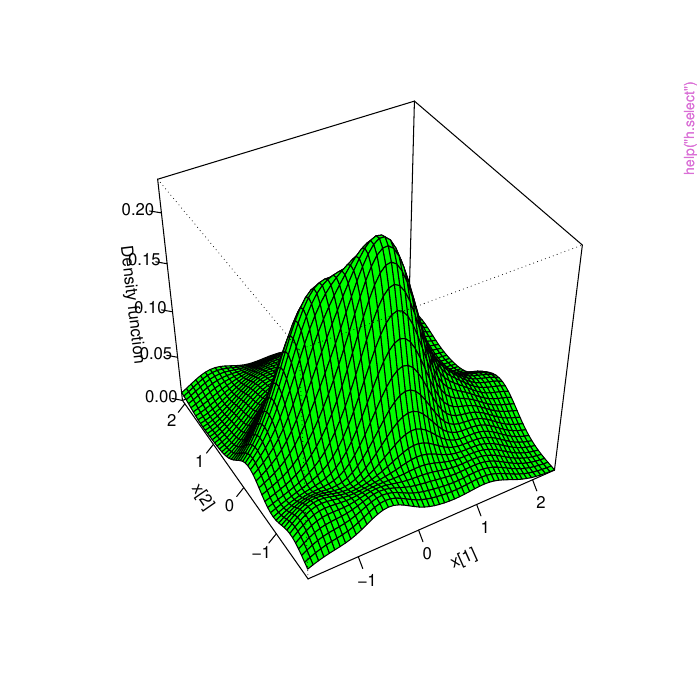

Reproduce this figure in R.
pkgname <- "sm"
source(file.path(R.home("share"), "R", "examples-header.R"))
options(warn = 1)
base::assign(".ExTimings", "sm-Ex.timings", pos = 'CheckExEnv')
base::cat("name\tuser\tsystem\telapsed\n", file=base::get(".ExTimings", pos = 'CheckExEnv'))
base::assign(".format_ptime",
function(x) {
  if(!is.na(x[4L])) x[1L] <- x[1L] + x[4L]
  if(!is.na(x[5L])) x[2L] <- x[2L] + x[5L]
  options(OutDec = '.')
  format(x[1L:3L], digits = 7L)
},
pos = 'CheckExEnv')

### * </HEADER>
library('sm')

base::assign(".oldSearch", base::search(), pos = 'CheckExEnv')
base::assign(".old_wd", base::getwd(), pos = 'CheckExEnv')
cleanEx()
nameEx("binning")
### * binning

flush(stderr()); flush(stdout())

base::assign(".ptime", proc.time(), pos = "CheckExEnv")
### Name: binning
### Title: Construct frequency table from raw data in 1, 2 or 3 dimensions.
### Aliases: binning
### Keywords: nonparametric

### ** Examples

# example of 1-d use
x  <- rnorm(1000)
xb <- binning(x)
xb <- binning(x, breaks=seq(-4,4,by=0.5))
# example of 2-d use
x <- rnorm(1000)
y <- 2*x + 0.5*rnorm(1000)
x <- cbind(x, y)
xb<- binning(x, nbins=12)



base::assign(".dptime", (proc.time() - get(".ptime", pos = "CheckExEnv")), pos = "CheckExEnv")
base::cat("binning", base::get(".format_ptime", pos = 'CheckExEnv')(get(".dptime", pos = "CheckExEnv")), "\n", file=base::get(".ExTimings", pos = 'CheckExEnv'), append=TRUE, sep="\t")
cleanEx()
nameEx("h.select")
### * h.select

flush(stderr()); flush(stdout())

base::assign(".ptime", proc.time(), pos = "CheckExEnv")
### Name: h.select
### Title: Selection of the smoothing parameter
### Aliases: h.select
### Keywords: nonparametric regression smooth

### ** Examples

x <- rnorm(50)
h.select(x)
h.select(x, method = "sj")

x <- matrix(rnorm(100), ncol = 2)
h.select(x)
sm.density(x, method = "cv")

x <- rnorm(50)
y <- x^2 + rnorm(50)
h.select(x, y)
sm.regression(x, y, method = "aicc")

x <- matrix(rnorm(100), ncol = 2)
y <- x[,1]^2 + x[,2]^2 + rnorm(50)
h.select(x, y, method = "cv", structure.2d = "common")
sm.regression(x, y, df = 8)



base::assign(".dptime", (proc.time() - get(".ptime", pos = "CheckExEnv")), pos = "CheckExEnv")
base::cat("h.select", base::get(".format_ptime", pos = 'CheckExEnv')(get(".dptime", pos = "CheckExEnv")), "\n", file=base::get(".ExTimings", pos = 'CheckExEnv'), append=TRUE, sep="\t")
cleanEx()
nameEx("hcv")
### * hcv

flush(stderr()); flush(stdout())

base::assign(".ptime", proc.time(), pos = "CheckExEnv")
### Name: hcv
### Title: Cross-validatory choice of smoothing parameter
### Aliases: hcv
### Keywords: nonparametric smooth

### ** Examples

#  Density estimation

x <- rnorm(50)
par(mfrow=c(1,2))
h.cv <- hcv(x, display="lines", ngrid=32)
sm.density(x, h=hcv(x))
par(mfrow=c(1,1))

#  Nonparametric regression

x <- seq(0, 1, length = 50)
y <- rnorm(50, sin(2 * pi * x), 0.2)
par(mfrow=c(1,2))
h.cv <- hcv(x, y, display="lines", ngrid=32)
sm.regression(x, y, h=hcv(x, y))
par(mfrow=c(1,1))



base::assign(".dptime", (proc.time() - get(".ptime", pos = "CheckExEnv")), pos = "CheckExEnv")
base::cat("hcv", base::get(".format_ptime", pos = 'CheckExEnv')(get(".dptime", pos = "CheckExEnv")), "\n", file=base::get(".ExTimings", pos = 'CheckExEnv'), append=TRUE, sep="\t")
graphics::par(get("par.postscript", pos = 'CheckExEnv'))
cleanEx()
nameEx("hnorm")
### * hnorm

flush(stderr()); flush(stdout())

base::assign(".ptime", proc.time(), pos = "CheckExEnv")
### Name: hnorm
### Title: Normal optimal choice of smoothing parameter in density
###   estimation
### Aliases: hnorm
### Keywords: nonparametric smooth

### ** Examples

x <- rnorm(50)
hnorm(x)



base::assign(".dptime", (proc.time() - get(".ptime", pos = "CheckExEnv")), pos = "CheckExEnv")
base::cat("hnorm", base::get(".format_ptime", pos = 'CheckExEnv')(get(".dptime", pos = "CheckExEnv")), "\n", file=base::get(".ExTimings", pos = 'CheckExEnv'), append=TRUE, sep="\t")
cleanEx()
nameEx("hsj")
### * hsj

flush(stderr()); flush(stdout())

base::assign(".ptime", proc.time(), pos = "CheckExEnv")
### Name: hsj
### Title: Sheather-Jones choice of smoothing parameter for density
###   estimation
### Aliases: hsj
### Keywords: nonparametric smooth

### ** Examples

x <- rnorm(50)
hsj(x)



base::assign(".dptime", (proc.time() - get(".ptime", pos = "CheckExEnv")), pos = "CheckExEnv")
base::cat("hsj", base::get(".format_ptime", pos = 'CheckExEnv')(get(".dptime", pos = "CheckExEnv")), "\n", file=base::get(".ExTimings", pos = 'CheckExEnv'), append=TRUE, sep="\t")
cleanEx()
nameEx("mosses")
### * mosses

flush(stderr()); flush(stdout())

base::assign(".ptime", proc.time(), pos = "CheckExEnv")
### Name: mosses
### Title: Heavy metals in mosses in Galicia.
### Aliases: mosses
### Keywords: smooth regression

### ** Examples

## Not run: 
##D # Comparison of Co in March and September
##D    
##D with(mosses, {
##D 	
##D    nbins <- 12
##D    vgm.m <- sm.variogram(loc.m, Co.m, nbins = nbins, original.scale = TRUE,
##D                         ylim = c(0, 1.5))
##D    vgm.s <- sm.variogram(loc.s, Co.s, nbins = nbins, original.scale = TRUE,
##D                         add = TRUE, col.points = "blue")
##D                         
##D    trns <- function(x) (x / 0.977741)^4
##D    del <- 1000
##D    plot(vgm.m$distance.mean, trns(vgm.m$sqrtdiff.mean), type = "b",
##D          ylim = c(0, 1.5), xlab = "Distance", ylab = "Semi-variogram")
##D    points(vgm.s$distance.mean - del, trns(vgm.s$sqrtdiff.mean), type = "b",
##D          col = "blue", pch = 2, lty = 2)
##D 
##D    plot(vgm.m$distance.mean, trns(vgm.m$sqrtdiff.mean), type = "b",
##D          ylim = c(0, 1.5), xlab = "Distance", ylab = "Semi-variogram")
##D    points(vgm.s$distance.mean - del, trns(vgm.s$sqrtdiff.mean), type = "b",
##D          col = "blue", pch = 2, lty = 2)
##D    segments(vgm.m$distance.mean, trns(vgm.m$sqrtdiff.mean - 2 * vgm.m$se),
##D          vgm.m$distance.mean, trns(vgm.m$sqrtdiff.mean + 2 * vgm.m$se))
##D    segments(vgm.s$distance.mean - del, trns(vgm.s$sqrtdiff.mean - 2 * vgm.s$se),
##D          vgm.s$distance.mean - del, trns(vgm.s$sqrtdiff.mean + 2 * vgm.s$se),
##D          col = "blue", lty = 2)
##D 
##D    mn <- (vgm.m$sqrtdiff.mean + vgm.s$sqrtdiff.mean) / 2
##D    se <- sqrt(vgm.m$se^2 + vgm.s$se^2)
##D    plot(vgm.m$distance.mean, trns(vgm.m$sqrtdiff.mean), type = "n",
##D         ylim = c(0, 1.5), xlab = "Distance", ylab = "Semi-variogram")
##D    polygon(c(vgm.m$distance.mean, rev(vgm.m$distance.mean)),
##D         c(trns(mn - se), rev(trns(mn + se))),
##D         border = NA, col = "lightblue")  
##D    points(vgm.m$distance.mean, trns(vgm.m$sqrtdiff.mean))
##D    points(vgm.s$distance.mean, trns(vgm.s$sqrtdiff.mean), col = "blue", pch = 2)
##D 
##D    vgm1 <- sm.variogram(loc.m, Co.m, nbins = nbins, varmat = TRUE, 
##D                         display = "none")
##D    vgm2 <- sm.variogram(loc.s, Co.s, nbins = nbins, varmat = TRUE,
##D                         display = "none")
##D 
##D    nbin  <- length(vgm1$distance.mean)
##D    vdiff <- vgm1$sqrtdiff.mean - vgm2$sqrtdiff.mean
##D    tstat <- c(vdiff %*% solve(vgm1$V + vgm2$V) %*% vdiff)
##D    pval  <- 1 - pchisq(tstat, nbin)
##D    print(pval)
##D })
##D 
##D # Assessing isotropy for Hg in March
##D 
##D with(mosses, {
##D    sm.variogram(loc.m, Hg.m, model = "isotropic")
##D })
##D 
##D # Assessing stationarity for Hg in September
##D 
##D with(mosses, {
##D    vgm.sty <- sm.variogram(loc.s, Hg.s, model = "stationary")
##D    i <- 1
##D    image(vgm.sty$eval.points[[1]], vgm.sty$eval.points[[2]], vgm.sty$estimate[ , , i],
##D          col = topo.colors(20))
##D    contour(vgm.sty$eval.points[[1]], vgm.sty$eval.points[[2]], vgm.sty$sdiff[ , , i],
##D          col = "red", add = TRUE)
##D })
##D 
## End(Not run)



base::assign(".dptime", (proc.time() - get(".ptime", pos = "CheckExEnv")), pos = "CheckExEnv")
base::cat("mosses", base::get(".format_ptime", pos = 'CheckExEnv')(get(".dptime", pos = "CheckExEnv")), "\n", file=base::get(".ExTimings", pos = 'CheckExEnv'), append=TRUE, sep="\t")
cleanEx()
nameEx("nise")
### * nise

flush(stderr()); flush(stdout())

base::assign(".ptime", proc.time(), pos = "CheckExEnv")
### Name: nise
### Title: Integrated squared error between a density estimate and a Normal
###   density
### Aliases: nise
### Keywords: nonparametric smooth

### ** Examples

x <- rnorm(100)
nise(x)



base::assign(".dptime", (proc.time() - get(".ptime", pos = "CheckExEnv")), pos = "CheckExEnv")
base::cat("nise", base::get(".format_ptime", pos = 'CheckExEnv')(get(".dptime", pos = "CheckExEnv")), "\n", file=base::get(".ExTimings", pos = 'CheckExEnv'), append=TRUE, sep="\t")
cleanEx()
nameEx("nmise")
### * nmise

flush(stderr()); flush(stdout())

base::assign(".ptime", proc.time(), pos = "CheckExEnv")
### Name: nmise
### Title: mean integrated squared error for density estimation with normal
###   data
### Aliases: nmise
### Keywords: nonparametric smooth

### ** Examples

x  <- rnorm(50)
sd <- sqrt(var(x))
n  <- length(x)
h  <- seq(0.1, 2, length=32)
plot(h, nmise(sd, n, h), type = "l")



base::assign(".dptime", (proc.time() - get(".ptime", pos = "CheckExEnv")), pos = "CheckExEnv")
base::cat("nmise", base::get(".format_ptime", pos = 'CheckExEnv')(get(".dptime", pos = "CheckExEnv")), "\n", file=base::get(".ExTimings", pos = 'CheckExEnv'), append=TRUE, sep="\t")
cleanEx()
nameEx("nnbr")
### * nnbr

flush(stderr()); flush(stdout())

base::assign(".ptime", proc.time(), pos = "CheckExEnv")
### Name: nnbr
### Title: nearest neighbour distances from data in one or two dimensions
### Aliases: nnbr
### Keywords: nonparametric smooth

### ** Examples

x  <- rnorm(50)
hw <- nnbr(x, 10)
hw <- hw/exp(mean(log(hw)))
sm.density(x, h.weights=hw)



base::assign(".dptime", (proc.time() - get(".ptime", pos = "CheckExEnv")), pos = "CheckExEnv")
base::cat("nnbr", base::get(".format_ptime", pos = 'CheckExEnv')(get(".dptime", pos = "CheckExEnv")), "\n", file=base::get(".ExTimings", pos = 'CheckExEnv'), append=TRUE, sep="\t")
cleanEx()
nameEx("provide.data")
### * provide.data

flush(stderr()); flush(stdout())

base::assign(".ptime", proc.time(), pos = "CheckExEnv")
### Name: provide.data
### Title: Making data available as data.frame
### Aliases: provide.data
### Keywords: utilities

### ** Examples

provide.data(birth)



base::assign(".dptime", (proc.time() - get(".ptime", pos = "CheckExEnv")), pos = "CheckExEnv")
base::cat("provide.data", base::get(".format_ptime", pos = 'CheckExEnv')(get(".dptime", pos = "CheckExEnv")), "\n", file=base::get(".ExTimings", pos = 'CheckExEnv'), append=TRUE, sep="\t")
cleanEx()
nameEx("sig.trace")
### * sig.trace

flush(stderr()); flush(stdout())

base::assign(".ptime", proc.time(), pos = "CheckExEnv")
### Name: sig.trace
### Title: A significance trace for a hypothesis test
### Aliases: sig.trace
### Keywords: nonparametric smooth

### ** Examples

x <- runif(50, 0, 1)
y <- 5*x^2 + rnorm(50)
sig.trace(sm.regression(x, y, model = "linear", display="none"), 
        hvec = seq(0.05, 0.3, length = 10))



base::assign(".dptime", (proc.time() - get(".ptime", pos = "CheckExEnv")), pos = "CheckExEnv")
base::cat("sig.trace", base::get(".format_ptime", pos = 'CheckExEnv')(get(".dptime", pos = "CheckExEnv")), "\n", file=base::get(".ExTimings", pos = 'CheckExEnv'), append=TRUE, sep="\t")
cleanEx()
nameEx("sm.ancova")
### * sm.ancova

flush(stderr()); flush(stdout())

base::assign(".ptime", proc.time(), pos = "CheckExEnv")
### Name: sm.ancova
### Title: Nonparametric analysis of covariance
### Aliases: sm.ancova
### Keywords: nonparametric smooth

### ** Examples

x <- runif(50, 0, 1)
y <- 4*sin(6*x) + rnorm(50)
g <- rbinom(50, 1, 0.5)
sm.ancova(x, y, g, h = 0.15, model = "equal")



base::assign(".dptime", (proc.time() - get(".ptime", pos = "CheckExEnv")), pos = "CheckExEnv")
base::cat("sm.ancova", base::get(".format_ptime", pos = 'CheckExEnv')(get(".dptime", pos = "CheckExEnv")), "\n", file=base::get(".ExTimings", pos = 'CheckExEnv'), append=TRUE, sep="\t")
cleanEx()
nameEx("sm.autoregression")
### * sm.autoregression

flush(stderr()); flush(stdout())

base::assign(".ptime", proc.time(), pos = "CheckExEnv")
### Name: sm.autoregression
### Title: Nonparametric estimation of the autoregression function
### Aliases: sm.autoregression
### Keywords: nonparametric smooth ts

### ** Examples

sm.autoregression(log(lynx), maxlag=3, se=TRUE)
sm.autoregression(log(lynx), lags=cbind(2:3,4:5))



base::assign(".dptime", (proc.time() - get(".ptime", pos = "CheckExEnv")), pos = "CheckExEnv")
base::cat("sm.autoregression", base::get(".format_ptime", pos = 'CheckExEnv')(get(".dptime", pos = "CheckExEnv")), "\n", file=base::get(".ExTimings", pos = 'CheckExEnv'), append=TRUE, sep="\t")
cleanEx()
nameEx("sm.binomial")
### * sm.binomial

flush(stderr()); flush(stdout())

base::assign(".ptime", proc.time(), pos = "CheckExEnv")
### Name: sm.binomial
### Title: Nonparametric logistic regression
### Aliases: sm.binomial
### Keywords: nonparametric smooth models

### ** Examples
## Not run: 
##D # the next example assumes that all binomial denominators are 1's
##D sm.binomial(dose, failure, h=0.5)
##D # in the next example, (some of) the dose levels are replicated 
##D sm.binomial(dose, failure, n.trials, h=0.5)
## End(Not run)

with(birth, {
   sm.binomial(Lwt[Smoke=="S"], Low[Smoke=="S"], h=20,
           xlab='mother weight[Smoke=="S"]')
   x<- seq(0,1,length=30)
   y<- rbinom(30,10,prob=2*sin(x)/(1+x))
   sm.binomial(x,y,N=rep(10,30), h=0.25)
})



base::assign(".dptime", (proc.time() - get(".ptime", pos = "CheckExEnv")), pos = "CheckExEnv")
base::cat("sm.binomial", base::get(".format_ptime", pos = 'CheckExEnv')(get(".dptime", pos = "CheckExEnv")), "\n", file=base::get(".ExTimings", pos = 'CheckExEnv'), append=TRUE, sep="\t")
cleanEx()
nameEx("sm.binomial.bootstrap")
### * sm.binomial.bootstrap

flush(stderr()); flush(stdout())

base::assign(".ptime", proc.time(), pos = "CheckExEnv")
### Name: sm.binomial.bootstrap
### Title: Bootstrap goodness-of-fit test for a logistic regression model.
### Aliases: sm.binomial.bootstrap
### Keywords: nonparametric smooth htest models

### ** Examples

## Not run: sm.binomial.bootstrap(concentration, dead, N, 0.5, nboot=50)



base::assign(".dptime", (proc.time() - get(".ptime", pos = "CheckExEnv")), pos = "CheckExEnv")
base::cat("sm.binomial.bootstrap", base::get(".format_ptime", pos = 'CheckExEnv')(get(".dptime", pos = "CheckExEnv")), "\n", file=base::get(".ExTimings", pos = 'CheckExEnv'), append=TRUE, sep="\t")
cleanEx()
nameEx("sm.density")
### * sm.density

flush(stderr()); flush(stdout())

base::assign(".ptime", proc.time(), pos = "CheckExEnv")
### Name: sm.density
### Title: Nonparametric density estimation in one, two or three
###   dimensions.
### Aliases: sm.density
### Keywords: nonparametric smooth

### ** Examples

#  A one-dimensional example
y <- rnorm(50)
sm.density(y, model = "Normal")
# sm.density(y, panel = TRUE)

#  A two-dimensional example
y <- cbind(rnorm(50), rnorm(50))
sm.density(y, display = "image")
# sm.density(y, panel = TRUE)


#  A three-dimensional example
# y <- cbind(rnorm(50), rnorm(50), rnorm(50))
# sm.density(y)



base::assign(".dptime", (proc.time() - get(".ptime", pos = "CheckExEnv")), pos = "CheckExEnv")
base::cat("sm.density", base::get(".format_ptime", pos = 'CheckExEnv')(get(".dptime", pos = "CheckExEnv")), "\n", file=base::get(".ExTimings", pos = 'CheckExEnv'), append=TRUE, sep="\t")
cleanEx()
nameEx("sm.density.compare")
### * sm.density.compare

flush(stderr()); flush(stdout())

base::assign(".ptime", proc.time(), pos = "CheckExEnv")
### Name: sm.density.compare
### Title: Comparison of univariate density estimates
### Aliases: sm.density.compare
### Keywords: nonparametric smooth

### ** Examples

y <- rnorm(100)
g <- rep(1:2, rep(50,2))
sm.density.compare(y, g)

comp <- sm.density.compare(y, g, model = "equal")
legend("topleft", comp$levels, col = comp$col, lty = comp$lty, lwd = comp$lwd)



base::assign(".dptime", (proc.time() - get(".ptime", pos = "CheckExEnv")), pos = "CheckExEnv")
base::cat("sm.density.compare", base::get(".format_ptime", pos = 'CheckExEnv')(get(".dptime", pos = "CheckExEnv")), "\n", file=base::get(".ExTimings", pos = 'CheckExEnv'), append=TRUE, sep="\t")
cleanEx()
nameEx("sm.discontinuity")
### * sm.discontinuity

flush(stderr()); flush(stdout())

base::assign(".ptime", proc.time(), pos = "CheckExEnv")
### Name: sm.discontinuity
### Title: The detection of discontinuities in a regression curve or
###   surface.
### Aliases: sm.discontinuity
### Keywords: smooth regression

### ** Examples

par(mfrow = c(3, 2))

with(nile, {
   sm.discontinuity(Year, Volume, hd = 0)
   sm.discontinuity(Year, Volume)

   ind <- (Year > 1898)
   plot(Year, Volume)
   h <- h.select(Year, Volume)
   sm.regression(Year[!ind], Volume[!ind], h, add = TRUE)
   sm.regression(Year[ ind], Volume[ ind], h, add = TRUE)

   hvec <- 1:15
   p <- numeric(0)
   for (h in hvec) {
      result <- sm.discontinuity(Year, Volume, h,
                          display = "none", verbose = 0)
      p <- c(p, result$p)
   }
   plot(hvec, p, type = "l", ylim = c(0, max(p)), xlab = "h")
   lines(range(hvec), c(0.05, 0.05), lty = 2)
})

with(trawl, {
   Position  <- cbind(Longitude, Latitude)
   ind <- (Longitude < 143.8)
   # Remove a repeated point which causes difficulty with sm.discontinuity
   ind[54] <- FALSE
   sm.regression(Position[ind,], Score1[ind], theta = 35, phi = 30)
   sm.discontinuity(Position[ind,], Score1[ind], col = "blue")
})
par(mfrow = c(1, 1))
	
#  The following example takes longer to run.
#  Alternative values for nside are 32 and 64.
#  Alternative values of yjump are 1 and 0.5.
# nside  <- 16
# yjump  <- 2
# x1     <- seq(0, 1, length = nside)
# x2     <- seq(0, 1, length = nside)
# x      <- expand.grid(x1, x2)
# x      <- cbind(x1 = x[, 1], x2 = x[, 2])
# y      <- rnorm(nside * nside)
# ind    <- (sqrt((x[, 1] - 0.5)^2 + (x[, 2] - 0.5)^2) <= 0.25)
# y[ind] <- y[ind] + yjump
# image(x1, x2, matrix(y, ncol = nside))
# sm.discontinuity(x, y, df = 20, add = TRUE)



base::assign(".dptime", (proc.time() - get(".ptime", pos = "CheckExEnv")), pos = "CheckExEnv")
base::cat("sm.discontinuity", base::get(".format_ptime", pos = 'CheckExEnv')(get(".dptime", pos = "CheckExEnv")), "\n", file=base::get(".ExTimings", pos = 'CheckExEnv'), append=TRUE, sep="\t")
graphics::par(get("par.postscript", pos = 'CheckExEnv'))
cleanEx()
nameEx("sm.monotonicity")
### * sm.monotonicity

flush(stderr()); flush(stdout())

base::assign(".ptime", proc.time(), pos = "CheckExEnv")
### Name: sm.monotonicity
### Title: A test of monotonicity in a regression curve.
### Aliases: sm.monotonicity
### Keywords: smooth regression

### ** Examples

	## Not run: 
##D #     Radiocarbon dating data
##D 
##D with(radioc, {
##D    ind     <- (Cal.age>5000 & Cal.age<6000)
##D    cal.age <- Cal.age[ind]
##D    rc.age  <- Rc.age[ind]
##D    sm.monotonicity(cal.age, rc.age, method = "aicc", nboot = 200)
##D })
##D 
##D #     Hosmer & Lemeshow birth data
##D 
##D with(birth, {
##D    sm.monotonicity(Lwt[Smoke == "N"], Low[Smoke == "N"],
##D           type = "binomial")
##D })
## End(Not run)


base::assign(".dptime", (proc.time() - get(".ptime", pos = "CheckExEnv")), pos = "CheckExEnv")
base::cat("sm.monotonicity", base::get(".format_ptime", pos = 'CheckExEnv')(get(".dptime", pos = "CheckExEnv")), "\n", file=base::get(".ExTimings", pos = 'CheckExEnv'), append=TRUE, sep="\t")
cleanEx()
nameEx("sm.options")
### * sm.options

flush(stderr()); flush(stdout())

base::assign(".ptime", proc.time(), pos = "CheckExEnv")
### Name: sm.options
### Title: Set or return options of sm library
### Aliases: sm.options
### Keywords: nonparametric smooth

### ** Examples

## Not run: 
##D sm.options(poly.index = 0)
##D # subsequent regression estimations will be performed using local means
##D # instead of local regression
##D #
##D sm.options(describe = FALSE)  
##D # turns off typing documentation files of data loaded by `sm.script'
##D # (works from command-line)
##D # 
## End(Not run)


base::assign(".dptime", (proc.time() - get(".ptime", pos = "CheckExEnv")), pos = "CheckExEnv")
base::cat("sm.options", base::get(".format_ptime", pos = 'CheckExEnv')(get(".dptime", pos = "CheckExEnv")), "\n", file=base::get(".ExTimings", pos = 'CheckExEnv'), append=TRUE, sep="\t")
cleanEx()
nameEx("sm.pca")
### * sm.pca

flush(stderr()); flush(stdout())

base::assign(".ptime", proc.time(), pos = "CheckExEnv")
### Name: sm.pca
### Title: Smooth principal components analysis
### Aliases: sm.pca
### Keywords: nonparametric smooth

### ** Examples

## Not run: 
##D Y    <- log(as.matrix(aircraft[ , -(1:2)]))
##D year <- aircraft$Yr
##D h    <- h.select(year, Y[ , 1], method = "df", df = 4)
##D spca <- sm.pca(year, Y, h, display = "none")
##D sm.pca(year, Y, h, display = "eigenvalues")
##D sm.pca(year, Y, h, display = "eigenvectors", ylim = c(-1, 1))
##D 
##D # The following code shows how the plots can be redrawn from the returned object
##D 
##D spca <- sm.pca(year, Y, h, display = "eigenvalues")
##D spca <- sm.pca(year, Y, h, display = "eigenvectors", ylim = c(-1, 1))
##D 
##D with(spca, {
##D    ylim <- range(evals[ , 1], band)
##D    plot(xgrid, evals[ , 1], type = "n", ylab = "Variance", ylim = ylim)
##D    polygon(c(xgrid, rev(xgrid)), c(band[ , 1], rev(band[ , 2])),
##D            col = "lightgreen", border = NA)
##D    lines(xgrid, evals[ , 1], col = "red")
##D })
##D 
##D with(spca, {
##D    pc <- 1
##D    plot(range(xgrid.plot), range(evecs.plot), type = "n",
##D         xlab = "x", ylab = "PC loadings")
##D    for (i in 1:ncol(Y))
##D       segments(xgrid.plot[-length(xgrid.plot)],
##D                evecs.plot[-nrow(evecs.plot), i],
##D                xgrid.plot[-1], evecs.plot[-1, i],
##D                col = col.plot[ , i], lty = i)
##D })
## End(Not run)



base::assign(".dptime", (proc.time() - get(".ptime", pos = "CheckExEnv")), pos = "CheckExEnv")
base::cat("sm.pca", base::get(".format_ptime", pos = 'CheckExEnv')(get(".dptime", pos = "CheckExEnv")), "\n", file=base::get(".ExTimings", pos = 'CheckExEnv'), append=TRUE, sep="\t")
cleanEx()
nameEx("sm.poisson")
### * sm.poisson

flush(stderr()); flush(stdout())

base::assign(".ptime", proc.time(), pos = "CheckExEnv")
### Name: sm.poisson
### Title: Nonparametric Poisson regression
### Aliases: sm.poisson
### Keywords: nonparametric smooth

### ** Examples

with(muscle, {
   TypeI <- TypeI.R+ TypeI.P+TypeI.B
   sm.poisson(x=log(TypeI), y=TypeII, h=0.25,display="se")
   sm.poisson(x=log(TypeI), y=TypeII, h=0.75, col=2, add=TRUE)
})



base::assign(".dptime", (proc.time() - get(".ptime", pos = "CheckExEnv")), pos = "CheckExEnv")
base::cat("sm.poisson", base::get(".format_ptime", pos = 'CheckExEnv')(get(".dptime", pos = "CheckExEnv")), "\n", file=base::get(".ExTimings", pos = 'CheckExEnv'), append=TRUE, sep="\t")
cleanEx()
nameEx("sm.poisson.bootstrap")
### * sm.poisson.bootstrap

flush(stderr()); flush(stdout())

base::assign(".ptime", proc.time(), pos = "CheckExEnv")
### Name: sm.poisson.bootstrap
### Title: Bootstrap goodness-of-fit test for a Poisson regression model
### Aliases: sm.poisson.bootstrap
### Keywords: nonparametric smooth htest models

### ** Examples

## takes a while: extend sm.script(muscle)
with(muscle, {
   TypeI <- TypeI.P + TypeI.R + TypeI.B
   sm.poisson.bootstrap(log(TypeI), TypeII, h = 0.5)
})



base::assign(".dptime", (proc.time() - get(".ptime", pos = "CheckExEnv")), pos = "CheckExEnv")
base::cat("sm.poisson.bootstrap", base::get(".format_ptime", pos = 'CheckExEnv')(get(".dptime", pos = "CheckExEnv")), "\n", file=base::get(".ExTimings", pos = 'CheckExEnv'), append=TRUE, sep="\t")
cleanEx()
nameEx("sm.regression")
### * sm.regression

flush(stderr()); flush(stdout())

base::assign(".ptime", proc.time(), pos = "CheckExEnv")
### Name: sm.regression
### Title: Nonparametric regression with one or two covariates.
### Aliases: sm.regression
### Keywords: nonparametric regression smooth

### ** Examples

with(trawl, {
   Zone92   <- (Year == 0 & Zone == 1)
   Position <- cbind(Longitude - 143, Latitude)
   dimnames(Position)[[2]][1] <- "Longitude - 143"

   par(mfrow = c(2, 2))
   sm.regression(Longitude, Score1, method = "aicc", col = "red",
       model = "linear")
   sm.regression(Position[Zone92, ], Score1[Zone92], display = "image", 
       theta = 120)
   sm.regression(Position[Zone92, ], Score1[Zone92], df = 12, col = "se",
       theta = 120)
   sm.regression(Position[Zone92, ], Score1[Zone92], df = 12, col = "se", 
       model = "linear", theta = 120)
   par(mfrow = c(1, 1))
})

# sm.regression(Position[Zone92, 2:1], Score1[Zone92], display = "rgl", df = 12)
# sm.regression(Position[Zone92, 2:1], Score1[Zone92], display = "rgl", df = 12,
#       alpha = c(0.9, 1), col = "se", model = "linear")

# sm.regression(Position[Zone92, 1], Score1[Zone92], panel = TRUE)
# sm.regression(Position[Zone92,  ], Score1[Zone92], panel = TRUE)
# sm.regression(Position[Zone92,  ], Score1[Zone92], panel = TRUE, display = "rgl")




base::assign(".dptime", (proc.time() - get(".ptime", pos = "CheckExEnv")), pos = "CheckExEnv")
base::cat("sm.regression", base::get(".format_ptime", pos = 'CheckExEnv')(get(".dptime", pos = "CheckExEnv")), "\n", file=base::get(".ExTimings", pos = 'CheckExEnv'), append=TRUE, sep="\t")
graphics::par(get("par.postscript", pos = 'CheckExEnv'))
cleanEx()
nameEx("sm.rm")
### * sm.rm

flush(stderr()); flush(stdout())

base::assign(".ptime", proc.time(), pos = "CheckExEnv")
### Name: sm.rm
### Title: Nonparametric analysis of repeated measurements data
### Aliases: sm.rm
### Keywords: nonparametric smooth

### ** Examples

sm.rm(y=as.matrix(citrate), display.rice=TRUE)
#
with(dogs, {
   Time <- seq(1,13,by=2)
   gr1  <- as.matrix(dogs[dogs$Group==1,2:8])
   plot(c(1,13), c(3,6),xlab="time", ylab="potassium", type="n") 
   sm1  <- sm.rm(Time, gr1, display="se", add=TRUE)
})



base::assign(".dptime", (proc.time() - get(".ptime", pos = "CheckExEnv")), pos = "CheckExEnv")
base::cat("sm.rm", base::get(".format_ptime", pos = 'CheckExEnv')(get(".dptime", pos = "CheckExEnv")), "\n", file=base::get(".ExTimings", pos = 'CheckExEnv'), append=TRUE, sep="\t")
cleanEx()
nameEx("sm.script")
### * sm.script

flush(stderr()); flush(stdout())

base::assign(".ptime", proc.time(), pos = "CheckExEnv")
### Name: sm.script
### Title: Running a script associated to the sm library
### Aliases: sm.script
### Keywords: utilities

### ** Examples

sm.script()
sm.script(speed)



base::assign(".dptime", (proc.time() - get(".ptime", pos = "CheckExEnv")), pos = "CheckExEnv")
base::cat("sm.script", base::get(".format_ptime", pos = 'CheckExEnv')(get(".dptime", pos = "CheckExEnv")), "\n", file=base::get(".ExTimings", pos = 'CheckExEnv'), append=TRUE, sep="\t")
cleanEx()
nameEx("sm.sigma")
### * sm.sigma

flush(stderr()); flush(stdout())

base::assign(".ptime", proc.time(), pos = "CheckExEnv")
### Name: sm.sigma
### Title: Estimation of the error standard deviation in nonparametric
###   regression.
### Aliases: sm.sigma
### Keywords: nonparametric smooth

### ** Examples

## Not run: 
##D with(airquality, {
##D    x     <- cbind(Wind, Temp)
##D    y     <- Ozone^(1/3)
##D    group <- (Solar.R < 200)
##D    sig1 <- sm.sigma(x[ group, ], y[ group], ci = TRUE)
##D    sig2 <- sm.sigma(x[!group, ], y[!group], ci = TRUE)
##D    print(c(sig1$estimate, sig1$ci))
##D    print(c(sig2$estimate, sig2$ci))
##D    print(sm.sigma(x[ group, ], y[ group], model = "constant", h = c(3, 5))$p)
##D    print(sm.sigma(x[!group, ], y[!group], model = "constant", h = c(3, 5))$p)
##D    print(sm.sigma2.compare(x[group, ], y[group], x[!group, ], y[!group]))
##D })
## End(Not run)


base::assign(".dptime", (proc.time() - get(".ptime", pos = "CheckExEnv")), pos = "CheckExEnv")
base::cat("sm.sigma", base::get(".format_ptime", pos = 'CheckExEnv')(get(".dptime", pos = "CheckExEnv")), "\n", file=base::get(".ExTimings", pos = 'CheckExEnv'), append=TRUE, sep="\t")
cleanEx()
nameEx("sm.sigma2.compare")
### * sm.sigma2.compare

flush(stderr()); flush(stdout())

base::assign(".ptime", proc.time(), pos = "CheckExEnv")
### Name: sm.sigma2.compare
### Title: Comparison across two groups of the error standard deviation in
###   nonparametric regression with two covariates.
### Aliases: sm.sigma2.compare
### Keywords: nonparametric smooth

### ** Examples

## Not run: 
##D with(airquality, {
##D    x     <- cbind(Wind, Temp)
##D    y     <- Ozone^(1/3)
##D    group <- (Solar.R < 200)
##D    sig1 <- sm.sigma(x[ group, ], y[ group], ci = TRUE)
##D    sig2 <- sm.sigma(x[!group, ], y[!group], ci = TRUE)
##D    print(c(sig1$estimate, sig1$ci))
##D    print(c(sig2$estimate, sig2$ci))
##D    print(sm.sigma(x[ group, ], y[ group], model = "constant", h = c(3, 5))$p)
##D    print(sm.sigma(x[!group, ], y[!group], model = "constant", h = c(3, 5))$p)
##D    print(sm.sigma2.compare(x[group, ], y[group], x[!group, ], y[!group]))
##D })
## End(Not run)


base::assign(".dptime", (proc.time() - get(".ptime", pos = "CheckExEnv")), pos = "CheckExEnv")
base::cat("sm.sigma2.compare", base::get(".format_ptime", pos = 'CheckExEnv')(get(".dptime", pos = "CheckExEnv")), "\n", file=base::get(".ExTimings", pos = 'CheckExEnv'), append=TRUE, sep="\t")
cleanEx()
nameEx("sm.sphere")
### * sm.sphere

flush(stderr()); flush(stdout())

base::assign(".ptime", proc.time(), pos = "CheckExEnv")
### Name: sm.sphere
### Title: Nonparametric density estimation for spherical data.
### Aliases: sm.sphere
### Keywords: nonparametric smooth

### ** Examples

lat  <- rnorm(50, 10, 15)
long <- c(rnorm(25, 300, 15), rnorm(25, 240, 15))
par(mfrow=c(1,2))
sm.sphere(lat, long)
sm.sphere(lat, long, sphim=TRUE, kappa=15)
par(mfrow=c(1,1))



base::assign(".dptime", (proc.time() - get(".ptime", pos = "CheckExEnv")), pos = "CheckExEnv")
base::cat("sm.sphere", base::get(".format_ptime", pos = 'CheckExEnv')(get(".dptime", pos = "CheckExEnv")), "\n", file=base::get(".ExTimings", pos = 'CheckExEnv'), append=TRUE, sep="\t")
graphics::par(get("par.postscript", pos = 'CheckExEnv'))
cleanEx()
nameEx("sm.surface3d")
### * sm.surface3d

flush(stderr()); flush(stdout())

base::assign(".ptime", proc.time(), pos = "CheckExEnv")
### Name: sm.surface3d
### Title: Adding a regression surface to an rgl plot.
### Aliases: sm.surface3d
### Keywords: nonparametric regression smooth

### ** Examples

with(trawl, {
   Zone93    <- (Year == 1 & Zone == 1)
   Position  <- cbind(Longitude - 143, Latitude)
   model1 <- sm.regression(Position[Zone93,], Score1[Zone93],
        h= c(0.1, 0.1), display = "rgl", xlab="Longitude - 143")
   model2 <- sm.regression(Position[Zone93,], Score1[Zone93],
        h= c(0.2, 0.2), display = "none")
   sm.surface3d(model2$eval.points, model2$est, model1$scaling, col = "red")
})



base::assign(".dptime", (proc.time() - get(".ptime", pos = "CheckExEnv")), pos = "CheckExEnv")
base::cat("sm.surface3d", base::get(".format_ptime", pos = 'CheckExEnv')(get(".dptime", pos = "CheckExEnv")), "\n", file=base::get(".ExTimings", pos = 'CheckExEnv'), append=TRUE, sep="\t")
cleanEx()
nameEx("sm.survival")
### * sm.survival

flush(stderr()); flush(stdout())

base::assign(".ptime", proc.time(), pos = "CheckExEnv")
### Name: sm.survival
### Title: Nonparametric regression with survival data.
### Aliases: sm.survival
### Keywords: nonparametric smooth survival

### ** Examples

x <- runif(50, 0, 10)
y <- rexp(50, 2)
z <- rexp(50, 1)
status <- rep(1, 50)
status[z<y] <- 0
y <- pmin(z, y)
sm.survival(x, y, status, h=2)



base::assign(".dptime", (proc.time() - get(".ptime", pos = "CheckExEnv")), pos = "CheckExEnv")
base::cat("sm.survival", base::get(".format_ptime", pos = 'CheckExEnv')(get(".dptime", pos = "CheckExEnv")), "\n", file=base::get(".ExTimings", pos = 'CheckExEnv'), append=TRUE, sep="\t")
cleanEx()
nameEx("sm.ts.pdf")
### * sm.ts.pdf

flush(stderr()); flush(stdout())

base::assign(".ptime", proc.time(), pos = "CheckExEnv")
### Name: sm.ts.pdf
### Title: Nonparametric density estimation of stationary time series data
### Aliases: sm.ts.pdf
### Keywords: nonparametric smooth ts

### ** Examples

with(geyser, {
   sm.ts.pdf(geyser$duration, lags=1:2)
})



base::assign(".dptime", (proc.time() - get(".ptime", pos = "CheckExEnv")), pos = "CheckExEnv")
base::cat("sm.ts.pdf", base::get(".format_ptime", pos = 'CheckExEnv')(get(".dptime", pos = "CheckExEnv")), "\n", file=base::get(".ExTimings", pos = 'CheckExEnv'), append=TRUE, sep="\t")
cleanEx()
nameEx("sm.variogram")
### * sm.variogram

flush(stderr()); flush(stdout())

base::assign(".ptime", proc.time(), pos = "CheckExEnv")
### Name: sm.variogram
### Title: Confidence intervals and tests based on smoothing an empirical
###   variogram.
### Aliases: sm.variogram
### Keywords: smooth regression spatial

### ** Examples


## Not run: 
##D with(coalash, {
##D    Position <- cbind(East, North)
##D    sm.options(list(df = 6, se = TRUE))
##D 
##D    par(mfrow=c(2,2))
##D    sm.variogram(Position, Percent, original.scale = FALSE, se = FALSE)
##D    sm.variogram(Position, Percent, original.scale = FALSE)
##D    sm.variogram(Position, Percent, original.scale = FALSE, model = "independent")
##D    sm.variogram(East,     Percent, original.scale = FALSE, model = "independent")
##D    par(mfrow=c(1,1))
##D })
##D 
##D # Comparison of Co in March and September
##D    
##D with(mosses, {
##D 	
##D    nbins <- 12
##D    vgm.m <- sm.variogram(loc.m, Co.m, nbins = nbins, original.scale = TRUE,
##D                         ylim = c(0, 1.5))
##D    vgm.s <- sm.variogram(loc.s, Co.s, nbins = nbins, original.scale = TRUE,
##D                         add = TRUE, col.points = "blue")
##D                         
##D    trns <- function(x) (x / 0.977741)^4
##D    del <- 1000
##D    plot(vgm.m$distance.mean, trns(vgm.m$sqrtdiff.mean), type = "b",
##D          ylim = c(0, 1.5), xlab = "Distance", ylab = "Semi-variogram")
##D    points(vgm.s$distance.mean - del, trns(vgm.s$sqrtdiff.mean), type = "b",
##D          col = "blue", pch = 2, lty = 2)
##D 
##D    plot(vgm.m$distance.mean, trns(vgm.m$sqrtdiff.mean), type = "b",
##D          ylim = c(0, 1.5), xlab = "Distance", ylab = "Semi-variogram")
##D    points(vgm.s$distance.mean - del, trns(vgm.s$sqrtdiff.mean), type = "b",
##D          col = "blue", pch = 2, lty = 2)
##D    segments(vgm.m$distance.mean, trns(vgm.m$sqrtdiff.mean - 2 * vgm.m$se),
##D          vgm.m$distance.mean, trns(vgm.m$sqrtdiff.mean + 2 * vgm.m$se))
##D    segments(vgm.s$distance.mean - del, trns(vgm.s$sqrtdiff.mean - 2 * vgm.s$se),
##D          vgm.s$distance.mean - del, trns(vgm.s$sqrtdiff.mean + 2 * vgm.s$se),
##D          col = "blue", lty = 2)
##D 
##D    mn <- (vgm.m$sqrtdiff.mean + vgm.s$sqrtdiff.mean) / 2
##D    se <- sqrt(vgm.m$se^2 + vgm.s$se^2)
##D    plot(vgm.m$distance.mean, trns(vgm.m$sqrtdiff.mean), type = "n",
##D         ylim = c(0, 1.5), xlab = "Distance", ylab = "Semi-variogram")
##D    polygon(c(vgm.m$distance.mean, rev(vgm.m$distance.mean)),
##D         c(trns(mn - se), rev(trns(mn + se))),
##D         border = NA, col = "lightblue")  
##D    points(vgm.m$distance.mean, trns(vgm.m$sqrtdiff.mean))
##D    points(vgm.s$distance.mean, trns(vgm.s$sqrtdiff.mean), col = "blue", pch = 2)
##D 
##D    vgm1 <- sm.variogram(loc.m, Co.m, nbins = nbins, varmat = TRUE, 
##D                         display = "none")
##D    vgm2 <- sm.variogram(loc.s, Co.s, nbins = nbins, varmat = TRUE,
##D                         display = "none")
##D 
##D    nbin  <- length(vgm1$distance.mean)
##D    vdiff <- vgm1$sqrtdiff.mean - vgm2$sqrtdiff.mean
##D    tstat <- c(vdiff %*% solve(vgm1$V + vgm2$V) %*% vdiff)
##D    pval  <- 1 - pchisq(tstat, nbin)
##D    print(pval)
##D })
##D 
##D # Assessing isotropy for Hg in March
##D 
##D with(mosses, {
##D    sm.variogram(loc.m, Hg.m, model = "isotropic")
##D })
##D 
##D # Assessing stationarity for Hg in September
##D 
##D with(mosses, {
##D    vgm.sty <- sm.variogram(loc.s, Hg.s, model = "stationary")
##D    i <- 1
##D    image(vgm.sty$eval.points[[1]], vgm.sty$eval.points[[2]], vgm.sty$estimate[ , , i],
##D          col = topo.colors(20))
##D    contour(vgm.sty$eval.points[[1]], vgm.sty$eval.points[[2]], vgm.sty$sdiff[ , , i],
##D          col = "red", add = TRUE)
##D })
##D 
## End(Not run)



base::assign(".dptime", (proc.time() - get(".ptime", pos = "CheckExEnv")), pos = "CheckExEnv")
base::cat("sm.variogram", base::get(".format_ptime", pos = 'CheckExEnv')(get(".dptime", pos = "CheckExEnv")), "\n", file=base::get(".ExTimings", pos = 'CheckExEnv'), append=TRUE, sep="\t")
### * <FOOTER>
###
cleanEx()
options(digits = 7L)
base::cat("Time elapsed: ", proc.time() - base::get("ptime", pos = 'CheckExEnv'),"\n")
grDevices::dev.off()
###
### Local variables: ***
### mode: outline-minor ***
### outline-regexp: "\\(> \\)?### [*]+" ***
### End: ***
quit('no')
